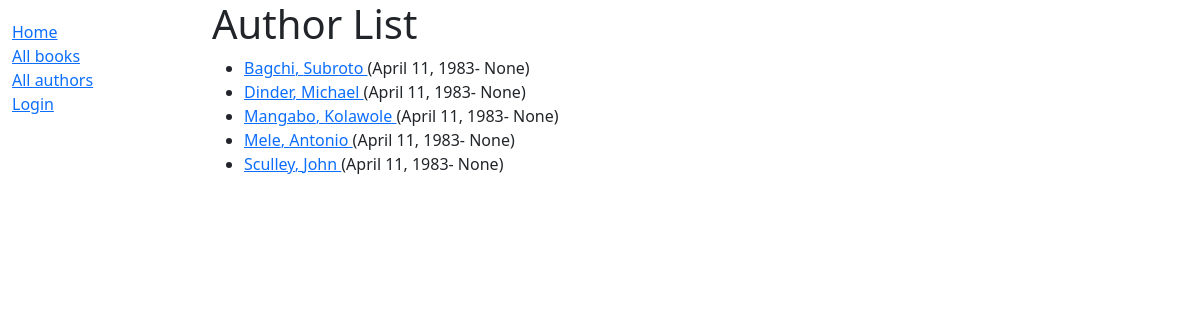
Screenshot of /catalog/authors/ with the database file from the repository.
### catalog/models.py (models this page shows, shortened)
class Author(models.Model):
    first_name = models.CharField(max_length=100)
    last_name = models.CharField(max_length=100)
    date_of_birth = models.DateField(null=True, blank=True)
    date_of_death = models.DateField('Died', null=True, blank=True)
    class Meta:
        ordering = ['last_name', 'first_name']
    def get_absolute_url(self):
        return reverse('author-detail', args=[str(self.id)])

### catalog/views.py (the view)
# urls.py: path('authors/',views.AuthorListView.as_view(), name = 'authors'),
class AuthorListView(generic.ListView):
    model = Author
    paginate_by = 10

### catalog/templates/catalog/author_list.html
{% extends "base_generic.html" %}
{% block content %}
    <h1>Author List</h1>
    {% if author_list %}
    <ul>
        {% for author in author_list %}
        <li>
            <a href="{{ author.get_absolute_url }}">{{ author.last_name}}, {{ author.first_name }} </a> ({{ author.date_of_birth }}- {{ author.date_of_death }})
        </li>
        {% endfor %}
    </ul>
        {% else %}
        <p>There are no authors in the library.</p>
        {% endif %}
{% endblock %}

### rows the page displays
Author: last_name "Bagchi", first_name "Subroto", date_of_birth "April 11, 1983", date_of_death "None"
Author: last_name "Dinder", first_name "Michael", date_of_birth "April 11, 1983", date_of_death "None"
Author: last_name "Mangabo", first_name "Kolawole", date_of_birth "April 11, 1983", date_of_death "None"
Author: last_name "Mele", first_name "Antonio", date_of_birth "April 11, 1983", date_of_death "None"
Author: last_name "Sculley", first_name "John", date_of_birth "April 11, 1983", date_of_death "None"
